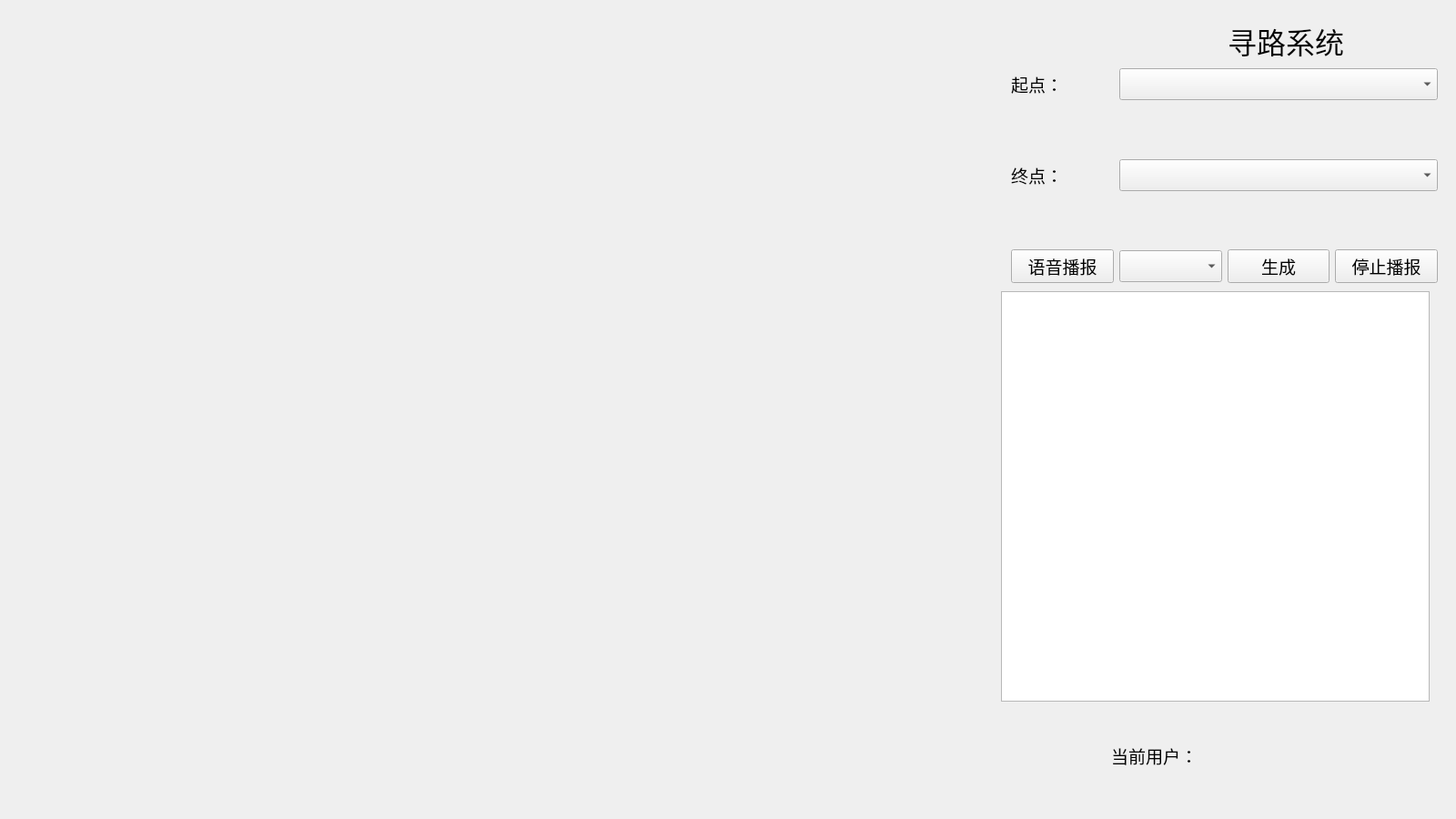
<?xml version="1.0" encoding="UTF-8"?>
<ui version="4.0">
 <class>DaoHang</class>
 <widget class="QWidget" name="DaoHang">
  <property name="geometry">
   <rect>
    <x>0</x>
    <y>0</y>
    <width>1600</width>
    <height>900</height>
   </rect>
  </property>
  <property name="windowTitle">
   <string>校园寻路系统</string>
  </property>
  <property name="windowIcon">
   <iconset resource="School.qrc">
    <normaloff>:/School/Picture/tb.png</normaloff>:/School/Picture/tb.png</iconset>
  </property>
  <widget class="QWidget" name="widget" native="true">
   <property name="geometry">
    <rect>
     <x>1100</x>
     <y>10</y>
     <width>491</width>
     <height>371</height>
    </rect>
   </property>
   <layout class="QGridLayout" name="gridLayout">
    <item row="3" column="1">
     <widget class="QLabel" name="label_2">
      <property name="font">
       <font>
        <family>方正粗黑宋简体</family>
        <pointsize>14</pointsize>
        <weight>50</weight>
        <bold>false</bold>
       </font>
      </property>
      <property name="text">
       <string>起点：</string>
      </property>
     </widget>
    </item>
    <item row="6" column="3">
     <spacer name="verticalSpacer_2">
      <property name="orientation">
       <enum>Qt::Vertical</enum>
      </property>
      <property name="sizeHint" stdset="0">
       <size>
        <width>20</width>
        <height>40</height>
       </size>
      </property>
     </spacer>
    </item>
    <item row="8" column="3">
     <spacer name="verticalSpacer">
      <property name="orientation">
       <enum>Qt::Vertical</enum>
      </property>
      <property name="sizeHint" stdset="0">
       <size>
        <width>20</width>
        <height>40</height>
       </size>
      </property>
     </spacer>
    </item>
    <item row="7" column="3">
     <widget class="QPushButton" name="ShengCheng">
      <property name="font">
       <font>
        <family>方正粗黑宋简体</family>
        <pointsize>14</pointsize>
        <weight>50</weight>
        <bold>false</bold>
       </font>
      </property>
      <property name="text">
       <string>生成</string>
      </property>
     </widget>
    </item>
    <item row="5" column="2" colspan="3">
     <widget class="QComboBox" name="ZhongDian">
      <property name="font">
       <font>
        <family>方正粗黑宋简体</family>
        <pointsize>14</pointsize>
        <weight>50</weight>
        <bold>false</bold>
       </font>
      </property>
     </widget>
    </item>
    <item row="4" column="3">
     <spacer name="verticalSpacer_3">
      <property name="orientation">
       <enum>Qt::Vertical</enum>
      </property>
      <property name="sizeHint" stdset="0">
       <size>
        <width>20</width>
        <height>40</height>
       </size>
      </property>
     </spacer>
    </item>
    <item row="7" column="1">
     <widget class="QPushButton" name="YuYin_Button">
      <property name="font">
       <font>
        <family>方正粗黑宋简体</family>
        <pointsize>14</pointsize>
       </font>
      </property>
      <property name="text">
       <string>语音播报</string>
      </property>
     </widget>
    </item>
    <item row="5" column="1">
     <widget class="QLabel" name="label_3">
      <property name="font">
       <font>
        <family>方正粗黑宋简体</family>
        <pointsize>14</pointsize>
        <weight>50</weight>
        <bold>false</bold>
       </font>
      </property>
      <property name="text">
       <string>终点：</string>
      </property>
     </widget>
    </item>
    <item row="7" column="2">
     <widget class="QComboBox" name="FangShi">
      <property name="font">
       <font>
        <family>方正粗黑宋简体</family>
        <pointsize>14</pointsize>
        <weight>50</weight>
        <bold>false</bold>
       </font>
      </property>
     </widget>
    </item>
    <item row="3" column="2" colspan="3">
     <widget class="QComboBox" name="QiDian">
      <property name="font">
       <font>
        <family>方正粗黑宋简体</family>
        <pointsize>14</pointsize>
        <weight>50</weight>
        <bold>false</bold>
       </font>
      </property>
     </widget>
    </item>
    <item row="0" column="3" colspan="2">
     <widget class="QLabel" name="label">
      <property name="font">
       <font>
        <family>方正粗黑宋简体</family>
        <pointsize>24</pointsize>
        <weight>50</weight>
        <bold>false</bold>
       </font>
      </property>
      <property name="styleSheet">
       <string notr="true"/>
      </property>
      <property name="text">
       <string>寻路系统</string>
      </property>
     </widget>
    </item>
    <item row="7" column="4">
     <widget class="QPushButton" name="TingZhi_Button">
      <property name="font">
       <font>
        <family>方正粗黑宋简体</family>
        <pointsize>14</pointsize>
       </font>
      </property>
      <property name="text">
       <string>停止播报</string>
      </property>
     </widget>
    </item>
   </layout>
  </widget>
  <widget class="QTextEdit" name="DaoHang_Edit">
   <property name="geometry">
    <rect>
     <x>1100</x>
     <y>320</y>
     <width>471</width>
     <height>451</height>
    </rect>
   </property>
   <property name="font">
    <font>
     <family>方正粗黑宋简体</family>
     <pointsize>14</pointsize>
     <weight>50</weight>
     <bold>false</bold>
    </font>
   </property>
   <property name="readOnly">
    <bool>true</bool>
   </property>
  </widget>
  <widget class="QWidget" name="widget_2" native="true">
   <property name="geometry">
    <rect>
     <x>1210</x>
     <y>770</y>
     <width>331</width>
     <height>121</height>
    </rect>
   </property>
   <layout class="QGridLayout" name="gridLayout_2">
    <item row="0" column="0">
     <widget class="QLabel" name="label_4">
      <property name="font">
       <font>
        <family>方正粗黑宋简体</family>
        <pointsize>14</pointsize>
        <weight>50</weight>
        <bold>false</bold>
       </font>
      </property>
      <property name="text">
       <string>当前用户：</string>
      </property>
     </widget>
    </item>
    <item row="0" column="1">
     <widget class="QLabel" name="CurrentYH">
      <property name="font">
       <font>
        <family>方正粗黑宋简体</family>
        <pointsize>14</pointsize>
        <weight>50</weight>
        <bold>false</bold>
       </font>
      </property>
      <property name="text">
       <string/>
      </property>
     </widget>
    </item>
   </layout>
  </widget>
 </widget>
 <layoutdefault spacing="6" margin="11"/>
 <resources>
  <include location="School.qrc"/>
 </resources>
 <connections/>
</ui>
